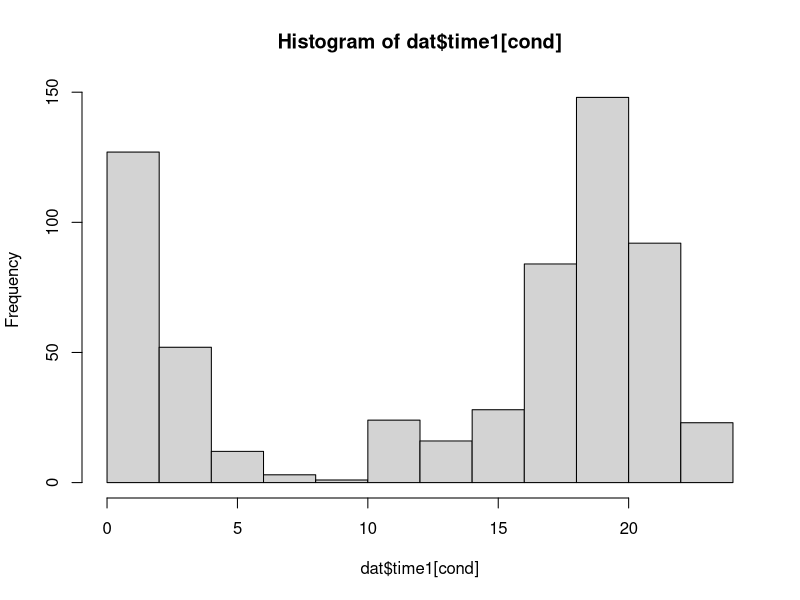
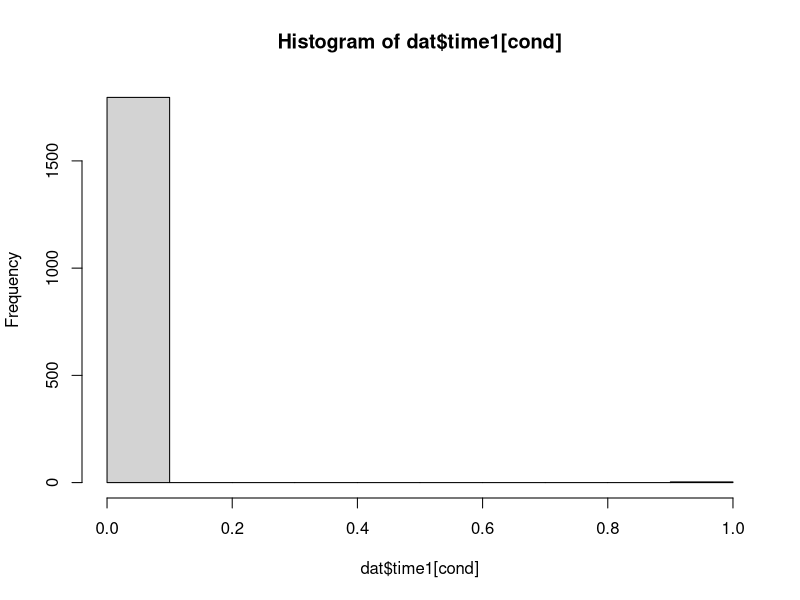
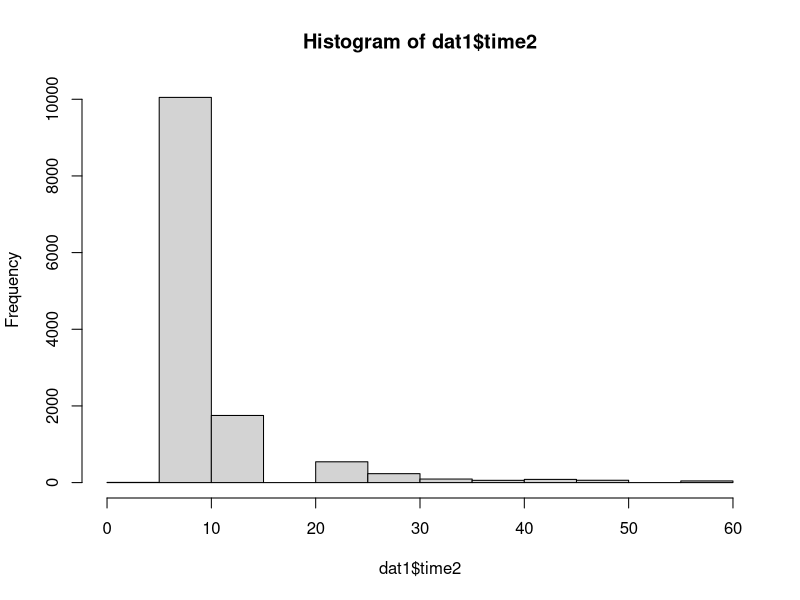
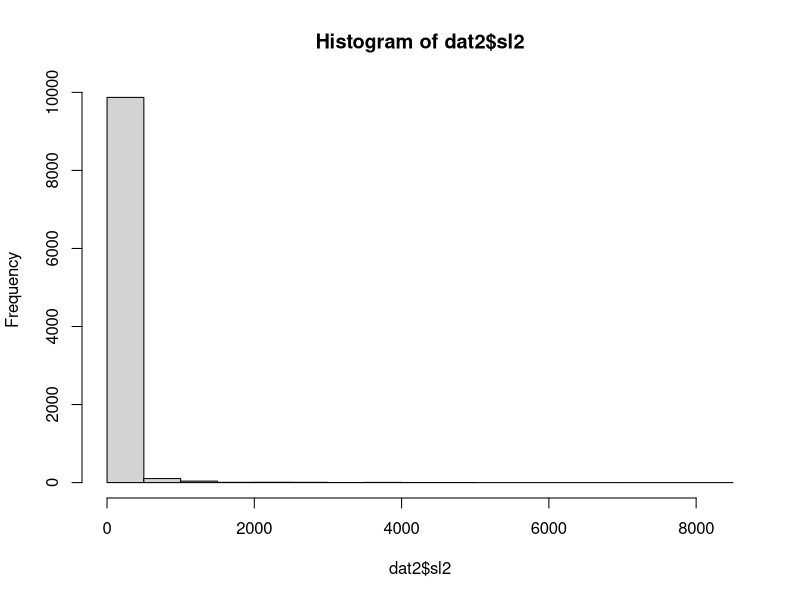
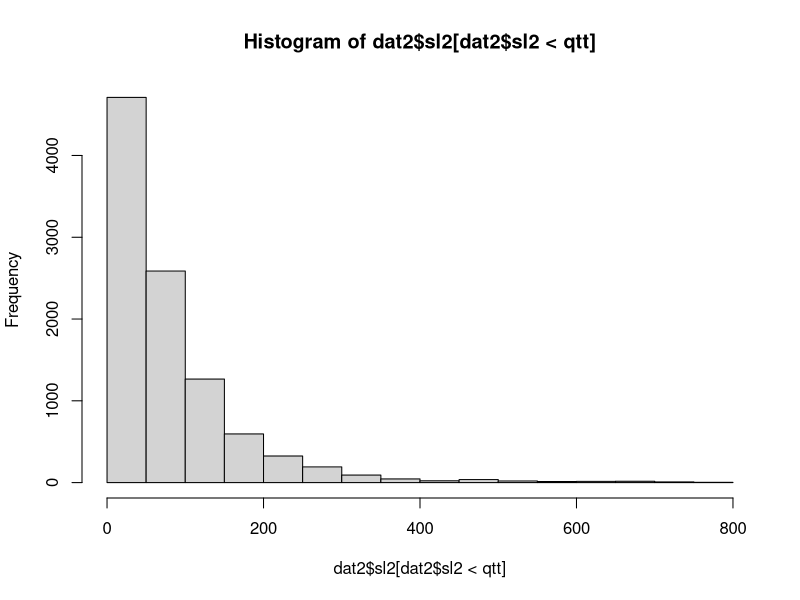
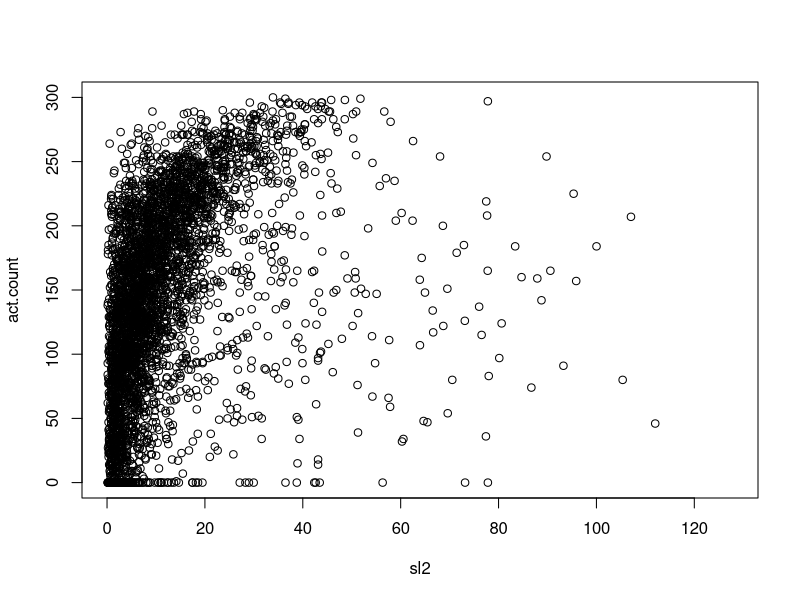
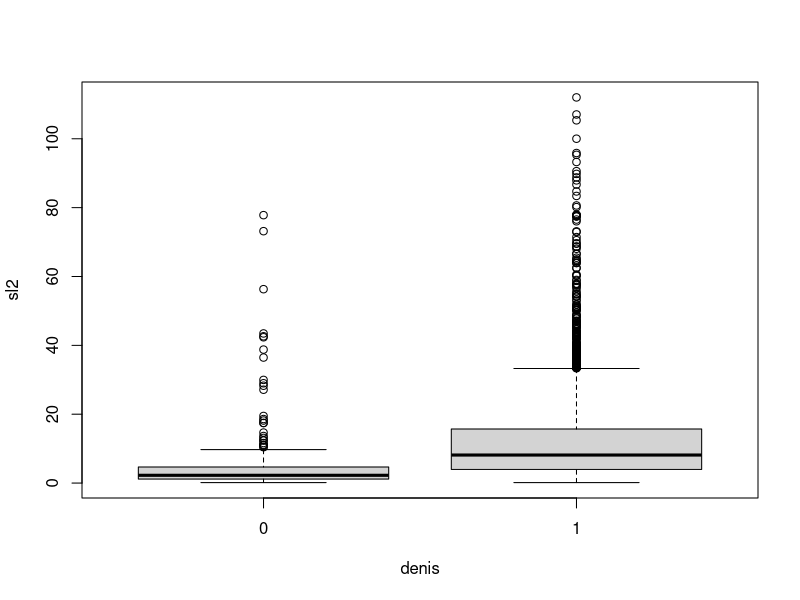

The R source for these figures, in order:
# rm(list=ls())
# setwd('U:\\josh cullen\\giant armadillo\\derived data')
dat=read.csv('GA edited data1.csv',as.is=T)

table(dat$unit1)
table(dat$unit2)
cond=dat$unit1=='hours'
hist(dat$time1[cond])
cond=dat$unit1=='secs'
hist(dat$time1[cond])

#just keep those observations in which the difference in fixes is measured in minutes
cond=!is.na(dat$unit2) & dat$unit2=='mins'
dat1=dat[cond,]; mean(cond,na.rm=T)

hist(dat1$time2)
rtime2=round(dat1$time2)
table(rtime2)

#just keep measurements between 6 and 8 minutes
cond=!is.na(dat1$time2) & dat1$time2>= 6 & dat1$time2 <= 8
dat2=dat1[cond,]; mean(cond)

#if time1 is not between 6 and 8, make TA=NA
cond=!is.na(dat2$time1) & dat2$time1>= 6 & dat2$time1 <= 8
dat2$ta2[!cond]=NA

mean(is.na(dat2$ta2)); mean(is.na(dat2$sl2))

#eliminate extreme SL's
hist(dat2$sl2)
qtt=quantile(dat2$sl2,0.99) #cut-off of 800
hist(dat2$sl2[dat2$sl2<qtt])
cond=dat2$sl2< 800
dat3=dat2[cond,]

#normalize SL by dividing by time
dat3$sl2=dat3$sl2/dat3$time2

#relationship between sl2 and act.count
teste=dat3
plot(act.count~sl2,data=teste) 
teste$denis=NA
cond=!is.na(teste$act.count) & teste$act.count==0
teste$denis[cond]=0
cond=!is.na(teste$act.count) & teste$act.count>0
teste$denis[cond]=1
boxplot(sl2~denis,data=teste)

#if act.count==0, make it equal to NA (not sure if mal-functioning or not). For example, might have fallen to the ground
cond=!is.na(dat3$act.count) & dat3$act.count==0
dat3$act.count[cond]=NA

#save results
# setwd('U:\\josh cullen\\giant armadillo\\derived data')
write.csv(dat3[,c('id','sl2','ta2','act.count','northing','easting','date_time')],
          'GA edited data2.csv', row.names=F)
